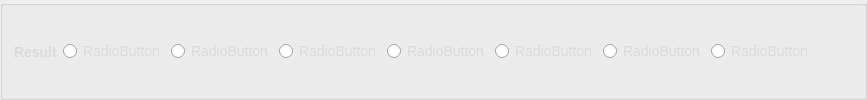
             <widget class="QGroupBox" name="groupBox_3">
              <property name="minimumSize">
               <size>
                <width>0</width>
                <height>47</height>
               </size>
              </property>
              <property name="maximumSize">
               <size>
                <width>16777215</width>
                <height>100</height>
               </size>
              </property>
              <property name="styleSheet">
               <string notr="true">#groupBox_3{
border: 1px solid rgba(200, 200, 200,100);
border-bottom: 1px solid rgba(200, 200, 200,100);
border-radius:5px;
color: rgb(218, 218, 218);
font-size: 14px;
}</string>
              </property>
              <property name="title">
               <string/>
              </property>
              <property name="alignment">
               <set>Qt::AlignLeading|Qt::AlignLeft|Qt::AlignVCenter</set>
              </property>
              <layout class="QHBoxLayout" name="horizontalLayout_6">
               <property name="leftMargin">
                <number>11</number>
               </property>
               <property name="topMargin">
                <number>0</number>
               </property>
               <property name="rightMargin">
                <number>11</number>
               </property>
               <property name="bottomMargin">
                <number>0</number>
               </property>
               <item>
                <widget class="QLabel" name="label_6">
                 <property name="autoFillBackground">
                  <bool>false</bool>
                 </property>
                 <property name="styleSheet">
                  <string notr="true">font-size: 14px;
font-family: &quot;Microsoft YaHei&quot;;
font-weight: bold;
border-radius:0px;
background:rgba(66, 195, 255, 0);
color: rgb(218, 218, 218);</string>
                 </property>
                 <property name="text">
                  <string>Result</string>
                 </property>
                </widget>
               </item>
               <item>
                <widget class="QRadioButton" name="radioButton">
                 <property name="minimumSize">
                  <size>
                   <width>0</width>
                   <height>20</height>
                  </size>
                 </property>
                 <property name="autoFillBackground">
                  <bool>false</bool>
                 </property>
                 <property name="styleSheet">
                  <string notr="true">color: rgb(218, 218, 218);
font-size: 14px;</string>
                 </property>
                 <property name="text">
                  <string>RadioButton</string>
                 </property>
                </widget>
               </item>
               <item>
                <widget class="QRadioButton" name="radioButton_2">
                 <property name="minimumSize">
                  <size>
                   <width>0</width>
                   <height>20</height>
                  </size>
                 </property>
                 <property name="autoFillBackground">
                  <bool>false</bool>
                 </property>
                 <property name="styleSheet">
                  <string notr="true">color: rgb(218, 218, 218);
font-size: 14px;</string>
                 </property>
                 <property name="text">
                  <string>RadioButton</string>
                 </property>
                </widget>
               </item>
               <item>
                <widget class="QRadioButton" name="radioButton_3">
                 <property name="minimumSize">
                  <size>
                   <width>0</width>
                   <height>20</height>
                  </size>
                 </property>
                 <property name="autoFillBackground">
                  <bool>false</bool>
                 </property>
                 <property name="styleSheet">
                  <string notr="true">color: rgb(218, 218, 218);
font-size: 14px;</string>
                 </property>
                 <property name="text">
                  <string>RadioButton</string>
                 </property>
                </widget>
               </item>
               <item>
                <widget class="QRadioButton" name="radioButton_4">
                 <property name="minimumSize">
                  <size>
                   <width>0</width>
                   <height>20</height>
                  </size>
                 </property>
                 <property name="autoFillBackground">
                  <bool>false</bool>
                 </property>
                 <property name="styleSheet">
                  <string notr="true">color: rgb(218, 218, 218);
font-size: 14px;</string>
                 </property>
                 <property name="text">
                  <string>RadioButton</string>
                 </property>
                </widget>
               </item>
               <item>
                <widget class="QRadioButton" name="radioButton_5">
                 <property name="minimumSize">
                  <size>
                   <width>0</width>
                   <height>20</height>
                  </size>
                 </property>
                 <property name="autoFillBackground">
                  <bool>false</bool>
                 </property>
                 <property name="styleSheet">
                  <string notr="true">color: rgb(218, 218, 218);
font-size: 14px;</string>
                 </property>
                 <property name="text">
                  <string>RadioButton</string>
                 </property>
                </widget>
               </item>
               <item>
                <widget class="QRadioButton" name="radioButton_6">
                 <property name="minimumSize">
                  <size>
                   <width>0</width>
                   <height>20</height>
                  </size>
                 </property>
                 <property name="autoFillBackground">
                  <bool>false</bool>
                 </property>
                 <property name="styleSheet">
                  <string notr="true">color: rgb(218, 218, 218);
font-size: 14px;</string>
                 </property>
                 <property name="text">
                  <string>RadioButton</string>
                 </property>
                </widget>
               </item>
               <item>
                <widget class="QRadioButton" name="radioButton_7">
                 <property name="minimumSize">
                  <size>
                   <width>0</width>
                   <height>20</height>
                  </size>
                 </property>
                 <property name="autoFillBackground">
                  <bool>false</bool>
                 </property>
                 <property name="styleSheet">
                  <string notr="true">color: rgb(218, 218, 218);
font-size: 14px;</string>
                 </property>
                 <property name="text">
                  <string>RadioButton</string>
                 </property>
                </widget>
               </item>
               <item>
                <spacer name="horizontalSpacer_14">
                 <property name="orientation">
                  <enum>Qt::Horizontal</enum>
                 </property>
                 <property name="sizeHint" stdset="0">
                  <size>
                   <width>40</width>
                   <height>20</height>
                  </size>
                 </property>
                </spacer>
               </item>
              </layout>
             </widget>
